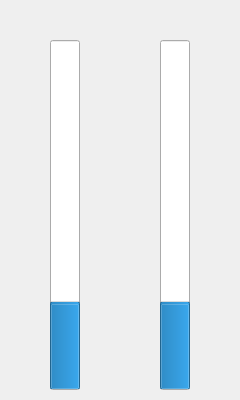
<?xml version="1.0" encoding="UTF-8"?>
<ui version="4.0">
 <class>SaturationWidget</class>
 <widget class="QWidget" name="SaturationWidget">
  <property name="geometry">
   <rect>
    <x>0</x>
    <y>0</y>
    <width>240</width>
    <height>400</height>
   </rect>
  </property>
  <property name="windowTitle">
   <string>Form</string>
  </property>
  <widget class="QProgressBar" name="progressBar">
   <property name="enabled">
    <bool>true</bool>
   </property>
   <property name="geometry">
    <rect>
     <x>50</x>
     <y>40</y>
     <width>30</width>
     <height>350</height>
    </rect>
   </property>
   <property name="autoFillBackground">
    <bool>true</bool>
   </property>
   <property name="styleSheet">
    <string notr="true">color: qlineargradient(spread:pad, x1:0, y1:0, x2:1, y2:0, stop:0 rgba(0, 162, 0, 255), stop:0.3861 rgba(255, 255, 0, 255), stop:1 rgba(255, 0, 0, 255));</string>
   </property>
   <property name="value">
    <number>24</number>
   </property>
   <property name="textVisible">
    <bool>false</bool>
   </property>
   <property name="orientation">
    <enum>Qt::Vertical</enum>
   </property>
  </widget>
  <widget class="QProgressBar" name="progressBar_2">
   <property name="geometry">
    <rect>
     <x>160</x>
     <y>40</y>
     <width>30</width>
     <height>350</height>
    </rect>
   </property>
   <property name="value">
    <number>24</number>
   </property>
   <property name="textVisible">
    <bool>false</bool>
   </property>
   <property name="orientation">
    <enum>Qt::Vertical</enum>
   </property>
  </widget>
  <widget class="QLabel" name="label">
   <property name="geometry">
    <rect>
     <x>20</x>
     <y>470</y>
     <width>31</width>
     <height>17</height>
    </rect>
   </property>
   <property name="text">
    <string>G</string>
   </property>
   <property name="alignment">
    <set>Qt::AlignCenter</set>
   </property>
  </widget>
  <widget class="QLabel" name="label_2">
   <property name="geometry">
    <rect>
     <x>110</x>
     <y>470</y>
     <width>31</width>
     <height>17</height>
    </rect>
   </property>
   <property name="text">
    <string>D</string>
   </property>
   <property name="alignment">
    <set>Qt::AlignCenter</set>
   </property>
  </widget>
 </widget>
 <resources/>
 <connections/>
</ui>
